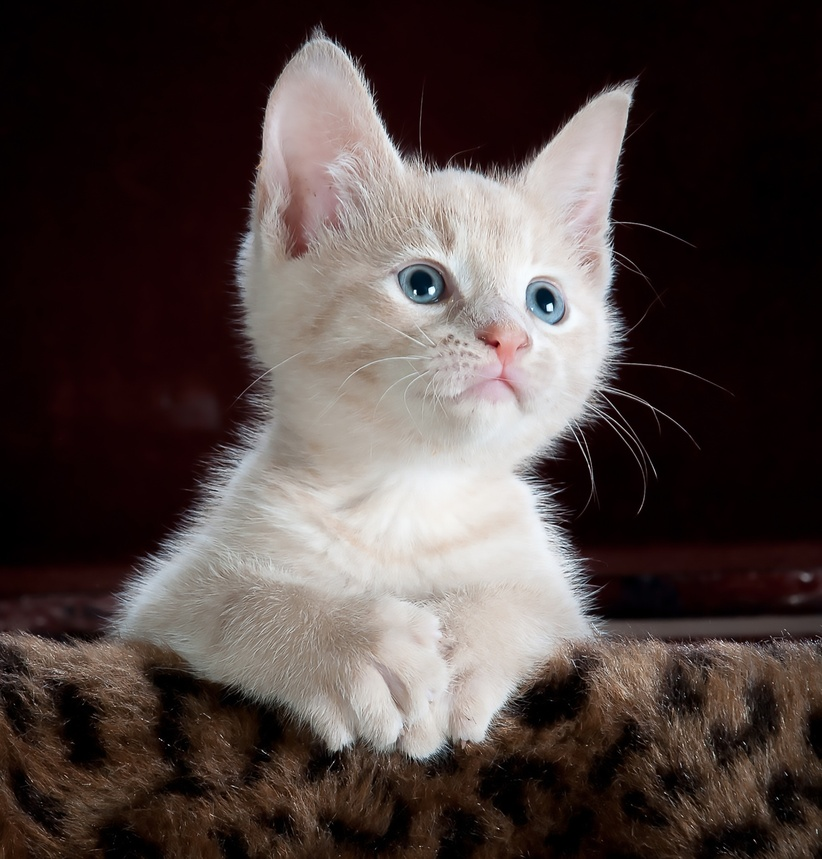
#> input picture python/assets/cat.jpeg, 822 x 859 px, shrunk from 2392 x 2500 before the run
$ python tutorial_06.py
#> lines starting #> are read from the running program, lines starting #| are printed output that depends on the picture; after the words box and inside, x2 and y2 are one past the last pixel; in counts of white or black regions, pixels touching at a corner belong together
import numpy as np
import cv2 as cv

img = cv.imread('./assets/cat.jpeg')
#> img is the input picture: shape (859, 822, 3); mean B, G, R 64.2, 66.8, 78.5
# print(img.shape)

# harris corner detection
def harris_corner_detection(image):
    gray = cv.cvtColor(image, cv.COLOR_BGR2GRAY)  # convert to grascale
    gray_float = gray.astype(np.float32)  # convert to float32
    # harris corner detection algorithm
    # blockSize: neighbourhood size
    # ksize: aperture parameter
    # k: Harris detector free parameter in the equation (R = det(M) - k(trace(M))^2
    result = cv.cornerHarris(src=gray_float, blockSize=3, ksize=3, k=0.04)
    result = cv.dilate(result, None)  # dilate the corner points
    image[result > 0.01 * result.max()] = [0, 255, 0]

    return image

# shi-tomasi corner detection
def shi_tomasi_corner_detection(image):
    gray = cv.cvtColor(image, cv.COLOR_BGR2GRAY)  # convert to grayscale
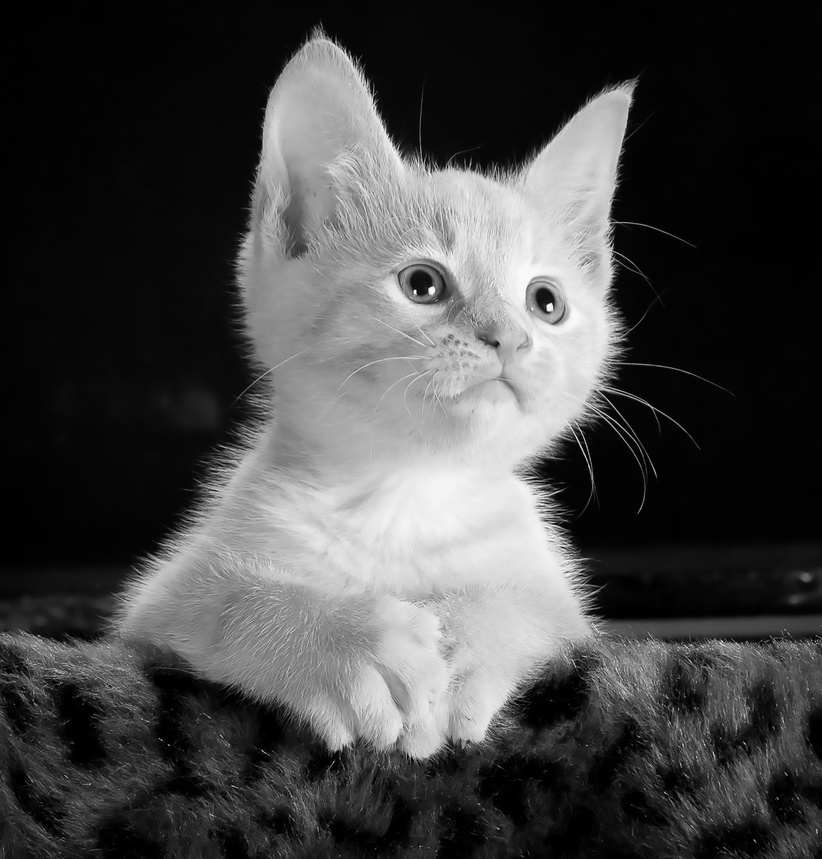
#> gray: shape (859, 822); min 0, max 252, mean 70
    gray_float = gray.astype(np.float32)  # convert to float32
    # Shi-Tomasi corner detection algorithm
    corners = cv.goodFeaturesToTrack(
        image=gray_float, maxCorners=1000, qualityLevel=0.01, minDistance=10)
#> corners = 926 rows, first 8: [415, 290], [551, 303], [613, 274], [433, 287], [411, 757], [613, 250], [334, 42], [168, 745]
    corners = corners.astype(np.int32)  # convert to int32
#> corners = contour of 926 points, box (x1, y1, x2, y2) (2, 26, 818, 858), area 353216

    for coordinate in corners:
        x, y = coordinate.ravel()
        cv.circle(image, center=(x,y), radius=5, color=[255, 0, 0], \
                thickness=-1)
#> this loop made 926 passes
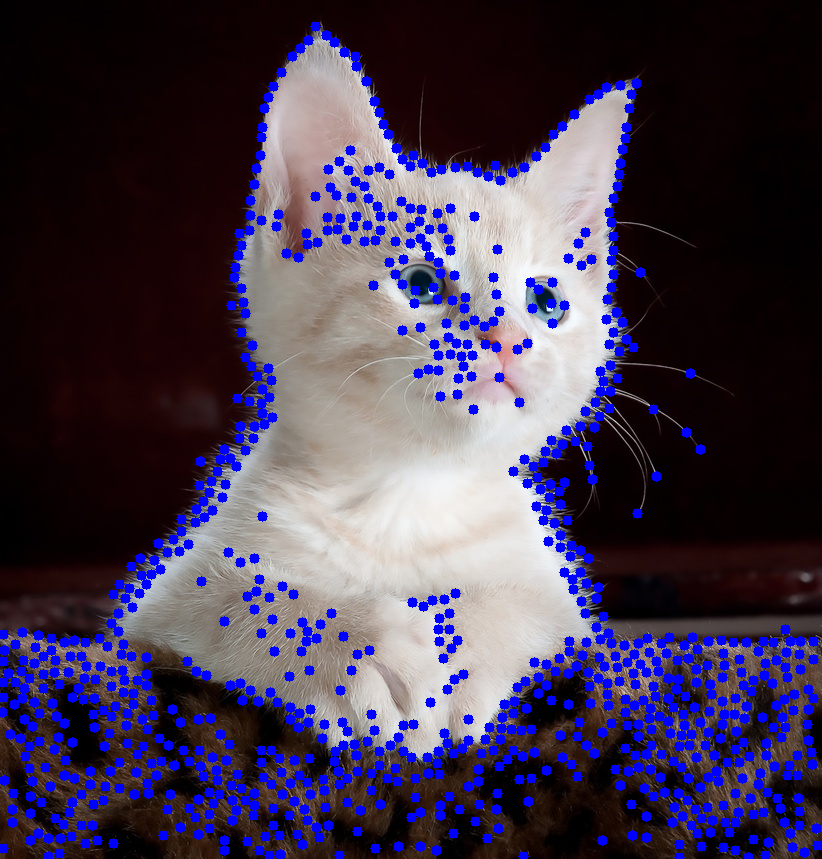
#> image: shape (859, 822, 3); 10.59% of pixels changed, all inside (x1, y1, x2, y2) = (0, 21, 822, 859)

    return image

cv.imshow('shi-tomasi', shi_tomasi_corner_detection(img))
# cv.imshow('harris', harris_corner_detection(img))
cv.waitKey(0)
cv.destroyAllWindows()

$ run again, with python/assets/ears.png saved as python/assets/cat.jpeg
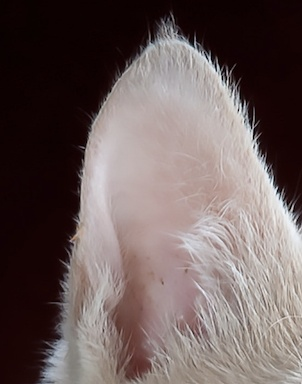
#> input picture python/assets/ears.png, 302 x 384 px
#> img is the input picture: shape (384, 302, 3); mean B, G, R 92.2, 93.6, 107.6
#> in shi_tomasi_corner_detection, `gray = cv.cvtColor(image, cv.COLOR_BGR2GRAY)`:
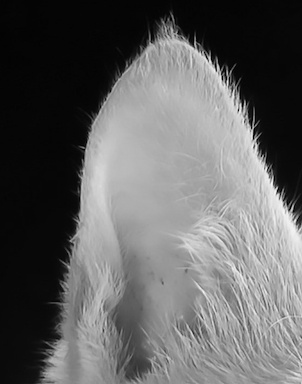
#> gray: shape (384, 302); min 0, max 248, mean 97.7
#> in shi_tomasi_corner_detection, `corners = cv.goodFeaturesToTrack( image=gray_float, maxCorners=1000, q..`: corners = 219 rows, first 8: [277, 193], [289, 211], [84, 148], [262, 155], [253, 139], [208, 55], [69, 240], [193, 46]
#> in shi_tomasi_corner_detection, `corners = corners.astype(np.int32)`: corners = contour of 219 points, box (x1, y1, x2, y2) (43, 18, 301, 383), area 159902
#> the loop in shi_tomasi_corner_detection, `for coordinate in corners:` made 219 passes
#> after the loop in shi_tomasi_corner_detection, `for coordinate in corners:`:
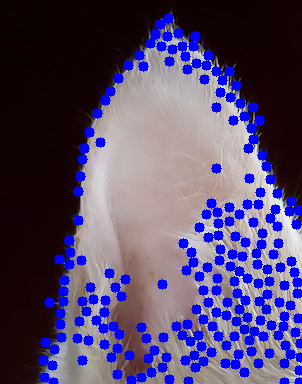
#> image: shape (384, 302, 3); 15.11% of pixels changed, all inside (x1, y1, x2, y2) = (38, 13, 302, 384)
